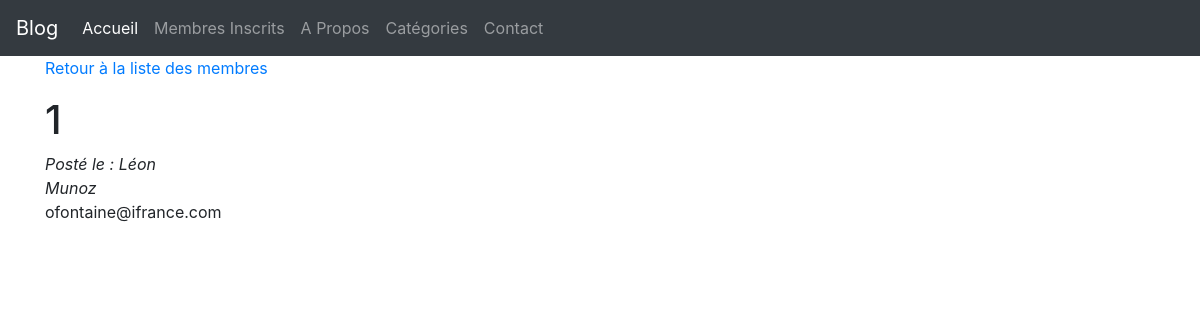
The page /listUsers.php?action=user&id=1 on the database its author committed.
### tables this page shows
CREATE TABLE IF NOT EXISTS `users` (
  `id` int(11) NOT NULL AUTO_INCREMENT,
  `first_name` varchar(255) NOT NULL,
  `last_name` varchar(255) NOT NULL,
  `email` varchar(255) NOT NULL,
  PRIMARY KEY (`id`)
);

### controller/frontend.php (called while the page is built, shortened)
<?php
require('model/frontend.php');
function user() {
  $user = getUser($_GET['id']);
  require('view/frontend/userView.php');
}

### model/frontend.php (called while the page is built, shortened)
<?php
function getUser($userId) {
  $db = dbConnect();
  $req = $db->prepare('SELECT * FROM users WHERE id = ?');
  $req->execute([$userId]);
  $user = $req->fetch();
  return $user;
}
function dbConnect() {
  $db = new PDO('mysql:host=localhost;dbname=portfolio_blog;charset=utf8', 'root', '', [
    PDO::ATTR_ERRMODE => PDO::ERRMODE_EXCEPTION,
    PDO::ATTR_DEFAULT_FETCH_MODE => PDO::FETCH_ASSOC
    ]);
  return $db;
}

### view/frontend/userView.php (the view, shortened to what this page needs)
    <p><a href="listUsers.php">Retour à la liste des membres</a></p>
    <h1><?= htmlspecialchars($user['id']); ?></h1>
    <em>Posté le : <?= htmlspecialchars($user['first_name']); ?></em><br />
      <em><?= htmlspecialchars($user['last_name']); ?></em>
      <p><?= htmlspecialchars($user['email']); ?></p>
<?php require('template.php'); ?>

### public/css/app.css (style rules this page uses)
* { box-sizing: border-box; }
html { font-size:16px; }

### rows shown on the page
users: id "1", first_name "Léon", last_name "Munoz", email "ofontaine@ifrance.com"
